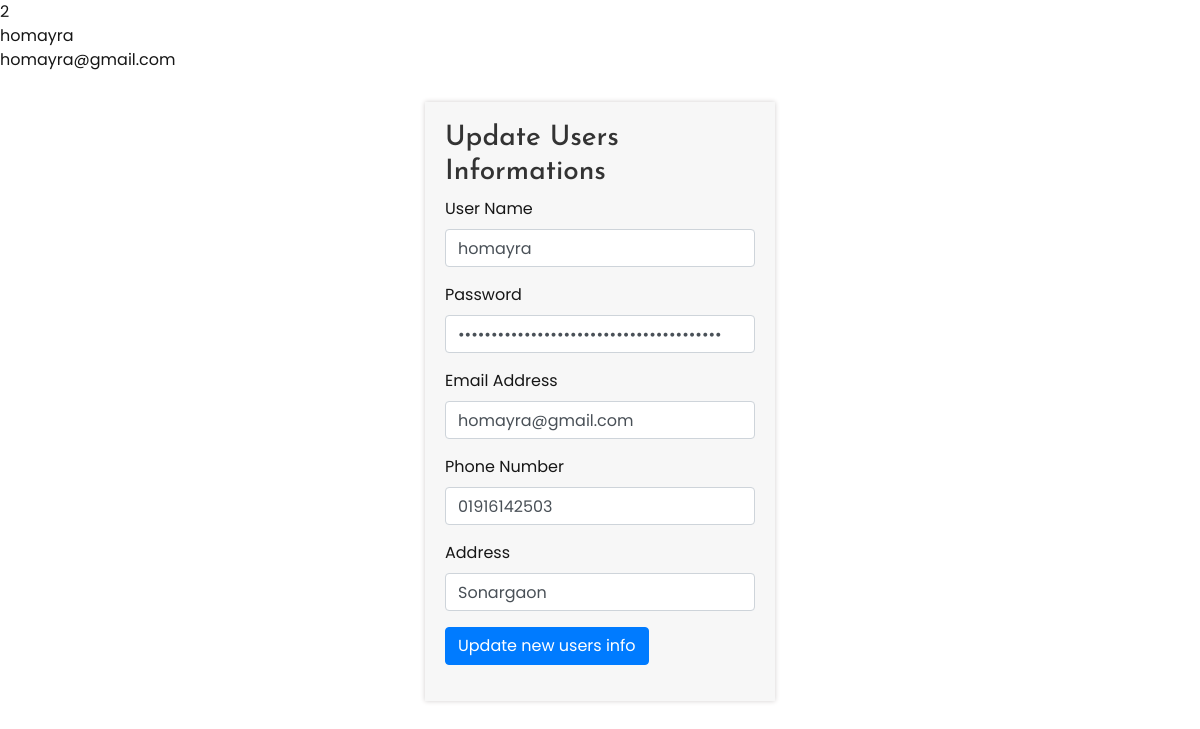
The page /update-users.php?update=2 on the database its author committed.
### tables this page shows
CREATE TABLE `user` (
  `user_id` int(11) NOT NULL,
  `username` varchar(255) NOT NULL,
  `password` varchar(255) NOT NULL,
  `user_email` varchar(255) NOT NULL,
  `user_phone` varchar(255) NOT NULL,
  `user_address` varchar(255) NOT NULL,
  `user_avater` varchar(255) NOT NULL
);

### update-users.php (the view, shortened to what this page needs)
<?php include "header.php"; ?>
<?php include "function.php"; ?>
<?php
if (isset($_GET['update'])) {
	$user_id = $_GET['update'];
	$query = "SELECT * FROM user WHERE user_id = $user_id";
	$select_user_id = mysqli_query($connect, $query);
	while ($row = mysqli_fetch_assoc($select_user_id)) {
		$user_id = $row['user_id'];
		$username = $row['username'];
		$password = $row['password'];
		$user_email = $row['user_email'];
		$user_phone = $row['user_phone'];
		$user_address = $row['user_address'];
		echo $user_id . "<br>". $username . "<br>". $user_email;
?>
	<section class="registraion-section">
		<div class="container">
			<div class="row">
				<div class="col-md-4 offset-md-4">
					<div class="registration-box">
						<h3>Update Users Informations</h3>
					<form action="" method="POST">
						<div class="form-group">
							<label>User Name</label>
							<input type="text" name="username" class="form-control" value="<?php echo $username?>" autocomplete="off" required="required">
						</div>
						<div class="form-group">
							<label>Password</label>
							<input type="password" name="password" class="form-control" value="<?php echo $password?>" autocomplete="off" required="required">
						</div>
						<div class="form-group">
            				<label>Email Address</label>
            				<input type="text" name="email" class="form-control" value="<?php echo $user_email?>" autocomplete="off" required="required">
          				</div>
          				<div class="form-group">
            				<label>Phone Number</label>
            				<input type="text" name="phone" class="form-control" value="<?php echo $user_phone?>" autocomplete="off" required="required">
          				</div>
          				<div class="form-group">
            				<label>Address</label>
            				<input type="text" name="address" class="form-control" value="<?php echo $user_address?>" autocomplete="off" required="required">
          				</div>
						<div class="form-group">
							<button type="submit" class="btn btn-primary" name="update">Update new users info</button>
						</div>
					</form>
					</div>
				</div>
			</div>
		</div>
	</section>
<?php
	}
}
?>
<?php include "footer.php"; ?>

### css/style.css (style rules this page uses)
body { font-family: 'Poppins', sans-serif; font-size: 16px; color: #161616; }
h1, h2, h3, h4, h5, h6 { font-family: 'Josefin Sans', sans-serif; color: #333; }
.registraion-section { padding: 30px; }
.registration-box { padding: 20px; background: #f7f7f7; box-shadow: 0px 0px 5px #d2cece; }

### rows shown on the page
user: user_id "2", username "homayra", user_email "homayra@gmail.com", email "homayra@gmail.com", phone "01916142503", address "Sonargaon"
